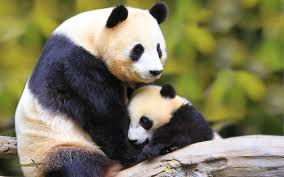
#> input picture images/panda.jpg, 284 x 177 px; its folder holds only this picture in this run
$ python cpu_test.py
#> lines starting #> are read from the running program, lines starting #| are printed output that depends on the picture
import numpy as np
import cv2
import os
import matplotlib.pyplot as plt
import time
# number of rows and columns taken to reconstruct the image.
recon_rank_1=100
recon_rank_2=250
# Name of the folder that contains all the images.
path = 'images/'
# Get the name of all the files inside the folder in an array.
list_of_images = os.listdir(path)

# Run SVD for all the files inside a folder.
total_time = 0
for file in range(0,len(list_of_images)):

    check_point1 = time.time()
    # Get the image from the current directory and read it in grayscale.
    image = cv2.imread(os.path.join(path, list_of_images[file]),0)
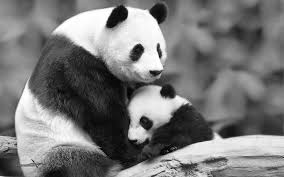
#> image: shape (177, 284); min 0, max 255, mean 120.5

    # Perform Singular value decomposition of the image
    A, S, At = np.linalg.svd(image.astype(np.float32), full_matrices=False)
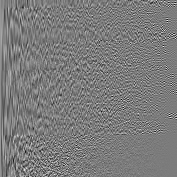
#> A: shape (177, 177) float32; min -0.393, max 0.416, mean 0.000396; drawn with min black and max white
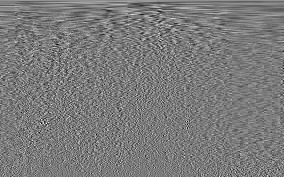
#> At: shape (177, 284) float32; min -0.312, max 0.334, mean 0.000446; drawn with min black and max white
#> S = 177 values, max 27758.5 at index 0, min 2.34 at index 176, mean 535.7

    # Reconstruct the image using "recon_rank" number of rows and columns from U, S, and V matrices.
    ret_100 = A[:,:recon_rank_1] @ np.diag(S)[0:recon_rank_1, :recon_rank_1] @ At[:recon_rank_1,:]

    ret_250 = A[:,:recon_rank_2] @ np.diag(S)[0:recon_rank_2, :recon_rank_2] @ At[:recon_rank_2,:]

    check_point2 = time.time()
    total_time +=(check_point2-check_point1)
    print("Time taken to calculate SVD and reconstruct image for the file number " +str(file)+" is: "+str(check_point2-check_point1)+ ' secs')

    # Calculate the difference between the reconstructed image and original image.
    # diff_array = np.subtract(image, ret)

    # Plot both the figures side-by-side
    fig = plt.figure()

    ax1 = fig.add_subplot(1,3,1)
    img = ax1.imshow(ret_100, aspect='equal')
    img.set_cmap('gray')
    ax1.title.set_text('SVD Image: '+str(recon_rank_1))
    plt.axis('off')

    ax2 = fig.add_subplot(1,3,2)
    img = ax2.imshow(ret_250, aspect='equal')
    img.set_cmap('gray')
    ax2.title.set_text('SVD Image: '+str(recon_rank_2))
    plt.axis('off')

    ax3 = fig.add_subplot(1,3,3)
    img = ax3.imshow(image, aspect='equal')
    img.set_cmap('gray')
    ax3.title.set_text('Original Image')
    plt.axis('off')
    plt.savefig(os.path.join("./", str(list_of_images[file])), bbox_inches='tight', pad_inches = 0.2)
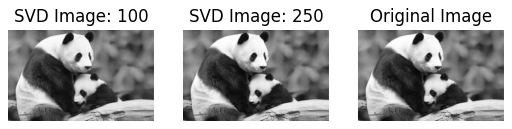
#> figure drawn by matplotlib, 3 panels
    plt.show()


print("Time taken to calculate SVD and reconstruct image for "+str(len(list_of_images))+" number of files is: "+str(total_time))

$ run again, on images/test5.jpg
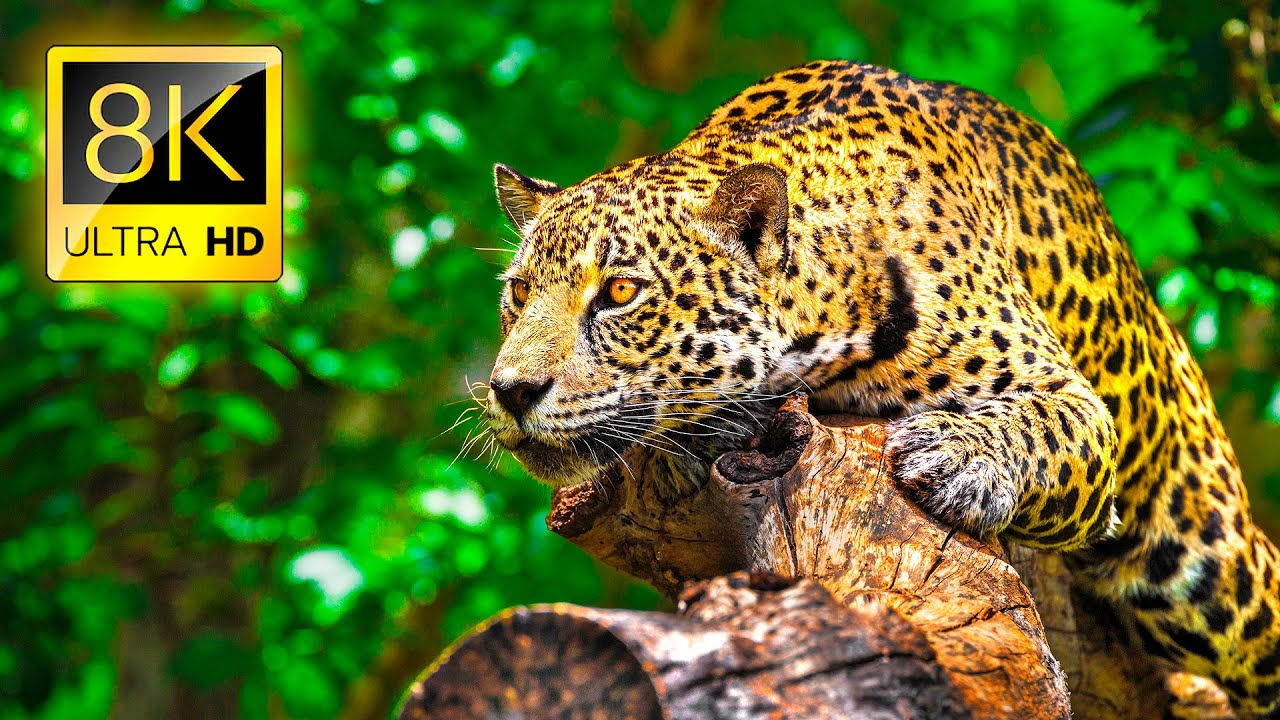
#> input picture images/test5.jpg, 1280 x 720 px
#> `A, S, At = np.linalg.svd(image.astype(np.float32), full_matrices=False)`:
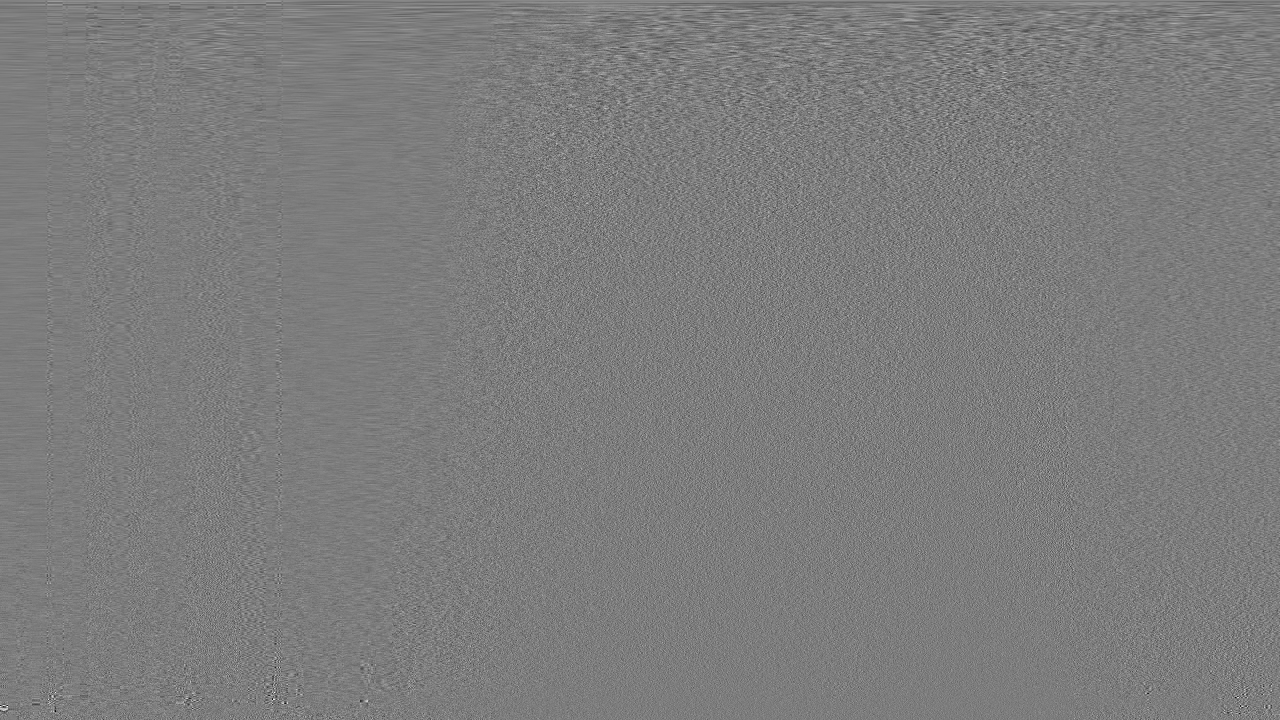
#> At: shape (720, 1280) float32; min -0.296, max 0.307, mean 3.13e-05; drawn with min black and max white
#> S = 720 values, max 97058.3 at index 0, min 4.85 at index 719, mean 1118.6
#> `ret_100 = A[:,:recon_rank_1] @ np.diag(S)[0:recon_rank_1, :recon_rank_..`:
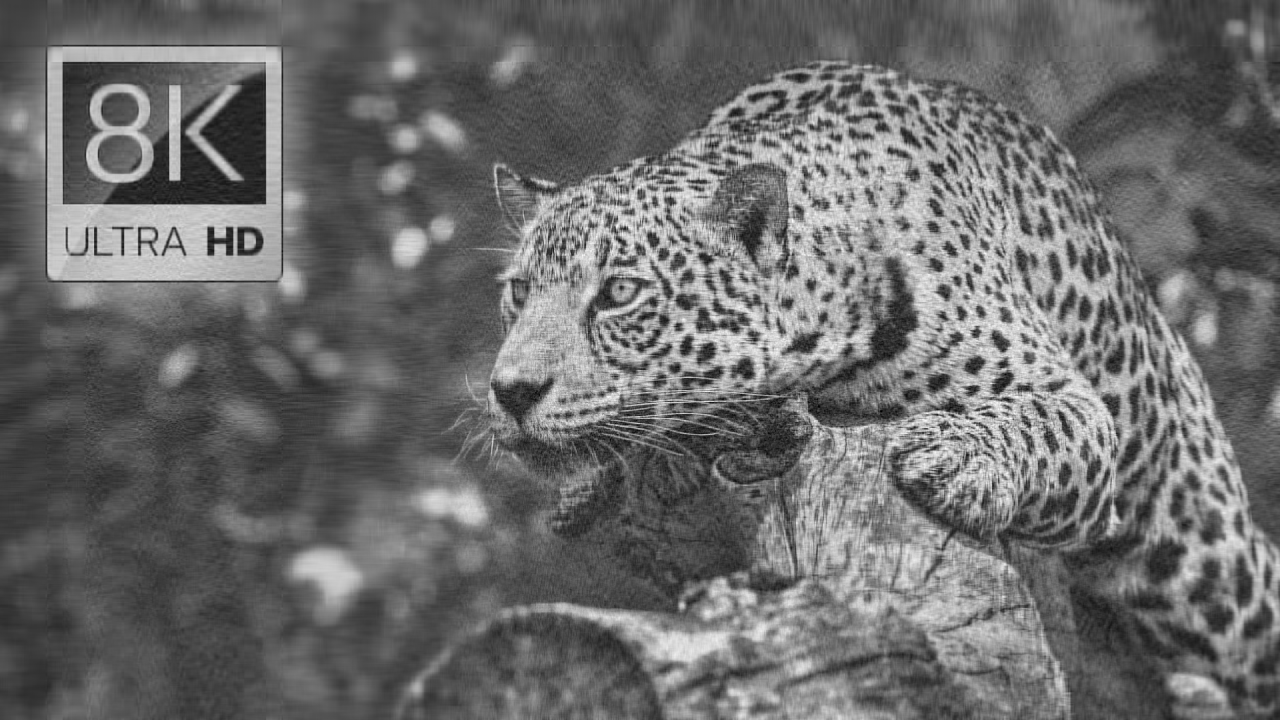
#> ret_100: shape (720, 1280) float32; min -55.02, max 303.4, mean 96.5; drawn with min black and max white
